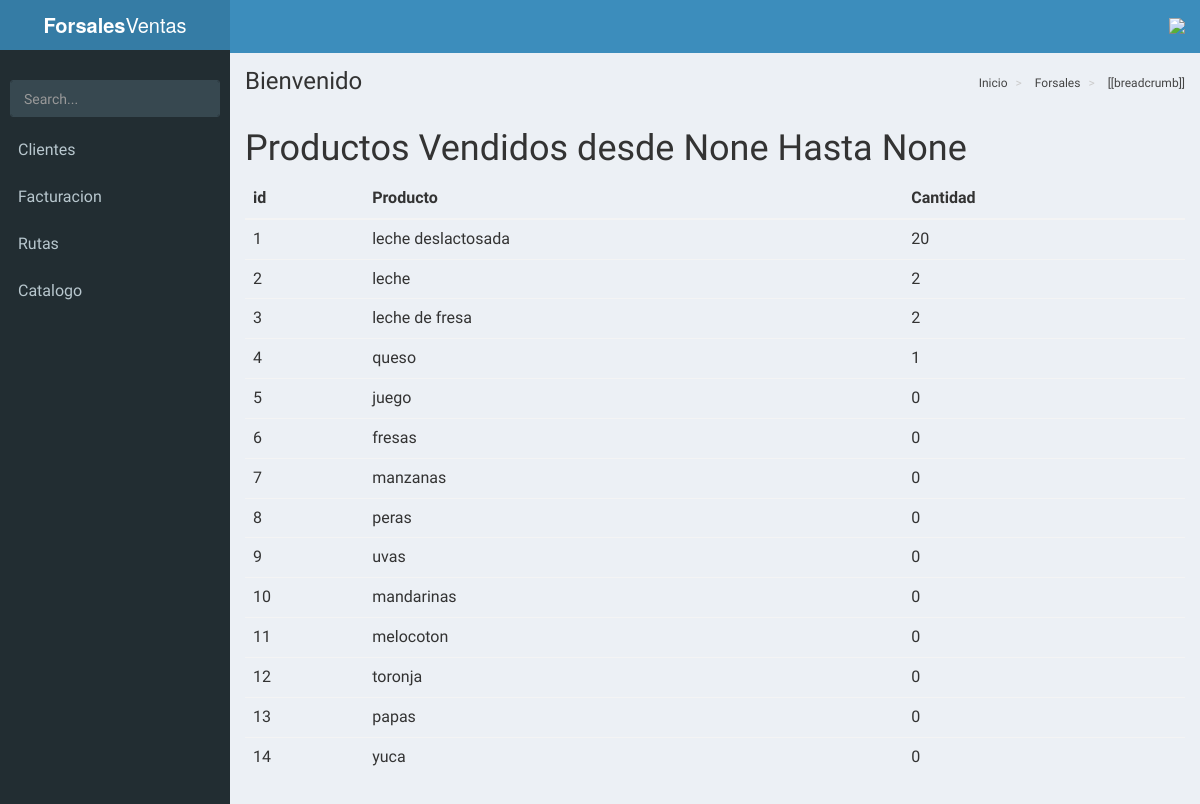
Page /factura/reportes/masVendidos on the committed database.
### base/models.py (models this page shows, shortened)
class producto(models.Model):
	nombre = models.CharField(max_length=45)
	cantidad = models.IntegerField(validators=[MinValueValidator(0)])
	precio = models.IntegerField(validators=[MinValueValidator(0)])
	fecha = models.DateTimeField()
	unida = models.ForeignKey(unidades)
	stock_minimo = models.IntegerField(default=10)
	stock_maximo = models.IntegerField(default=200)

### facturacion/views.py (the view)
# urls.py: url(r'^factura/reportes/masVendidos$', ReporteMasVendidos, name="ReporteMasVendidos"),
def ReporteMasVendidos(request):
	fini = request.GET.get("fini")
	ffin = request.GET.get("ffin")
	formato = request.GET.get("formato", "html")
	cliente_id = request.GET.get("cliente")
	clienteobj = None
	productos = producto.objects.all()
	data = []
	for pro in productos:
		if ( cliente_id == None or cliente_id == '' ):
			pro.detalles = factura_detalle.objects.filter(producto = pro)
		else:
			clienteobj = cliente.objects.filter(id=cliente_id).get
			pro.detalles = factura_detalle.objects.filter(producto = pro,factura__cliente__id=cliente_id)
		pro.cantidad = len(pro.detalles)
		data.append([pro.nombre,pro.cantidad])
	context = {
		"productos":productos,
		"json":json.dumps(data),
		"config":{
			"cliente": clienteobj,
			"fini": fini,
			"ffin": ffin,
		}
	}
	if formato == 'excel':
		return ReporteMasVendidosExcel(context)
	else:
		return render(request,"reportes/masVendidos.html",context)

### facturacion/templates/reportes/masVendidos.html (shortened to what this page needs)
{% extends 'AdminLTE/index.html' %}
{% load humanize %}
{% block content %}
		<h1>
			Productos Vendidos
 			desde {{ config.fini }} Hasta {{ config.ffin }}
		</h1>
	<table class="table">
		<thead>
			<tr>
				<th>id</th>
				<th>Producto</th>
				<th>Cantidad</th>
			</tr>
		</thead>
		<tbody>
			{% for producto in productos %}
				<tr>
					<td>{{ producto.pk }}</td>
					<td>{{ producto.nombre }}</td>
					<td>{{ producto.cantidad}}</td>
				</tr>
			{% endfor %}
		</tbody>
	</table>
<div id="piechart" style="width: 900px; height: 500px;"></div>
{% endblock content %}

### base/templates/AdminLTE/index.html (shortened to what this page needs)
{% load static %}
<!DOCTYPE html>
<html>
<head>
<link rel="stylesheet" href="https://unpkg.com/bootstrap-material-design@4.0.0-beta.3/dist/css/bootstrap-material-design.min.css"
>
  <link rel="stylesheet" href="{% static 'css/AdminLTE/bootstrap/css/bootstrap.min.css' %}">
  <link rel="stylesheet" href="{% static 'css/AdminLTE/AdminLTE.min.css' %}">
  <link rel="stylesheet" href="{% static 'css/AdminLTE/skins/_all-skins.min.css' %}">
  <link rel="stylesheet" href="{% static 'css/AdminLTE/plugins/iCheck/flat/blue.css' %}">
  <link rel="stylesheet" href="{% static 'css/AdminLTE/plugins/morris/morris.css' %}">
  <link rel="stylesheet" href="{% static 'css/AdminLTE/plugins/jvectormap/jquery-jvectormap-1.2.2.css' %}">
  <link rel="stylesheet" href="{% static 'css/AdminLTE/plugins/datepicker/datepicker3.css' %}">
  <link rel="stylesheet" href="{% static 'css/AdminLTE/plugins/daterangepicker/daterangepicker.css' %}">
  <link rel="stylesheet" href="{% static 'css/AdminLTE/plugins/bootstrap-wysihtml5/bootstrap3-wysihtml5.min.css' %}">
  <link rel="stylesheet" href="{% static 'alertifyjs/css/alertify.min.css' %}">
  <link rel="stylesheet" href="{% static 'alertifyjs/css/themes/bootstrap.min.css' %}">
  <link rel="stylesheet" href="{% static 'vue/vue-good-table/vue-good-table.css' %}">
</head>
<body class="hold-transition skin-blue sidebar-mini">
<div class="wrapper" id="vue-root">
  <header class="main-header">
    <a href="/" class="logo">
      <span class="logo-lg"><b>Forsales</b>Ventas</span>
    </a>
    <nav class="navbar navbar-static-top">
      <a href="#" class="sidebar-toggle" data-toggle="offcanvas" role="button">
      </a>
      <div class="navbar-custom-menu">
        <ul class="nav navbar-nav">
          <li class="dropdown user user-menu">
            <a href="#" class="dropdown-toggle" data-toggle="dropdown">
             <img style="width: 10%; " src="{% static 'img/user.png' %}">
            </a>
          </li>
        </ul>
      </div>
    </nav>
  </header>
  <aside class="main-sidebar">
    <section class="sidebar">
      <div class="user-panel">
      </div>
      <form action="#" method="get" class="sidebar-form">
        <div class="input-group">
          <input type="text" name="q" class="form-control" placeholder="Search...">
              <span class="input-group-btn">
                <button type="submit" name="search" id="search-btn" class="btn btn-flat">
                </button>
              </span>
        </div>
      </form>
      <ul class="sidebar-menu">
      {% if request.user.is_superuser %}
        <li class="header">PANEL DE CONTROL</li>
        <li>
          <a href="{% url 'listar_productos' %}">
            <i class="fa fa-shopping-basket" aria-hidden="true"><span>Productos</span></i>
          </a>
        </li>
        <li>
          <a href="{% url 'listar_clientes' %}">
            <i class="fa fa-th"></i> <span>Clientes</span>
          </a>
        </li>
        <li>
          <a href="{% url 'bodega' 'main' %}">
            <i class="fa fa-th"></i> <span>Bodega</span>
          </a>
        </li>
        <li>
          <a href="{% url 'listar_distribuidores' %}">
            <i class="fa fa-th"></i> <span>Distribuidores</span>
          </a>
        </li>
        <li>
          <a href="{% url 'listar_proveedores' %}">
            <i class="fa fa-th"></i> <span>Proveedores</span>
          </a>
        </li>
        <li class="treeview">
          <a href="#">
            <i class="fa fa-dashboard"></i> <span>Facturacion</span>
            <span class="pull-right-container">
              <i class="fa fa-angle-left pull-right"></i>
            </span>
          </a>
          <ul class="treeview-menu">
            <li class=""><a href="{% url 'factura' %}"><i class="fa fa-circle-o"></i> Listar</a></li>
          </ul>
           <ul class="treeview-menu">
            <li class=""><a href="{% url 'reportes' %}"><i class="fa fa-circle-o"></i> reportes</a></li>
          </ul>
        </li>
        <li class="treeview">
          <a href="#">
            <i class="fa fa-dashboard"></i> <span>Inventario</span>
            <span class="pull-right-container">
              <i class="fa fa-angle-left pull-right"></i>
            </span>
          </a>
          <ul class="treeview-menu">
            <li class=""><a href="{% url 'movimiento' %}"><i class="fa fa-circle-o"></i> Movimientos</a></li>
          </ul>
        </li>
        <!--li class="treeview">
          <a href="#">
            <i class="fa fa-dashboard"></i> <span>Catalogo</span>
            <span class="pull-right-container">
              <i class="fa fa-angle-left pull-right"></i>
            </span>
          </a>
          <ul class="treeview-menu">
            {% comment %}
            <li class=""><a href="{% url 'catalogos' %}"><i class="fa fa-circle-o"></i> Lista</a></li>
            {% endcomment %}
          </ul>
        </li-->
        <li class="treeview">
          <a href="#">
            <i class="fa fa-dashboard"></i> <span>Rutas</span>
            <span class="pull-right-container">
              <i class="fa fa-angle-left pull-right"></i>
            </span>
          </a>
          <ul class="treeview-menu">
            <li class=""><a href="{% url 'rutas-mapa' %}"><i class="fa fa-circle-o"></i> Rutas</a></li>
          </ul>
        </li>
      {% else %}
        {% if request.user %}
<li>
          <a href="{% url 'listar_clientes' %}">
             <span>Clientes</span>
          </a>
        </li>
          <li class="treeview">
            <a href="#">
               <span>Facturacion</span>
            </a>
          </li>
          <li class="treeview">
            <a href="#">
               <span>Rutas</span>
            </a>
          </li>
        <li class="treeview">
          <a href="#">
             <span>Catalogo</span>
          </a>
        </li>
        {% endif %}
      {% endif %}
      </ul>
    </section>
  </aside>
  <div class="content-wrapper">
    <section class="content-header">
      <h1>
        Bienvenido
      </h1>
      <ol class="breadcrumb">
        <li><a href="#"> Inicio</a></li>
        <li><a href="#"> Forsales </a></li>
        <li v-for="breadcrumb in breadcrumbs"><a href="#"> [[breadcrumb]] </a></li>
      </ol>
    </section>
    <section class="content">
      {% block content %}
      {% endblock content %}
    </section>
  </div>
</div>
</body>
</html>

### base/templates/AdminLTE/index.html (style rules this page uses)
html, body { font-size: 16px !important; }
.navbar { display: inherit !important; }

### rows in the picture
producto: pk "1", nombre "leche deslactosada", cantidad "20"
producto: pk "2", nombre "leche", cantidad "2"
producto: pk "3", nombre "leche de fresa", cantidad "2"
producto: pk "4", nombre "queso", cantidad "1"
producto: pk "5", nombre "juego", cantidad "0"
producto: pk "6", nombre "fresas", cantidad "0"
producto: pk "7", nombre "manzanas", cantidad "0"
producto: pk "8", nombre "peras", cantidad "0"
producto: pk "9", nombre "uvas", cantidad "0"
producto: pk "10", nombre "mandarinas", cantidad "0"
producto: pk "11", nombre "melocoton", cantidad "0"
producto: pk "12", nombre "toronja", cantidad "0"
producto: pk "13", nombre "papas", cantidad "0"
producto: pk "14", nombre "yuca", cantidad "0"

### other values in the picture
{{ config.fini }} "None"
{{ config.ffin }} "None"
